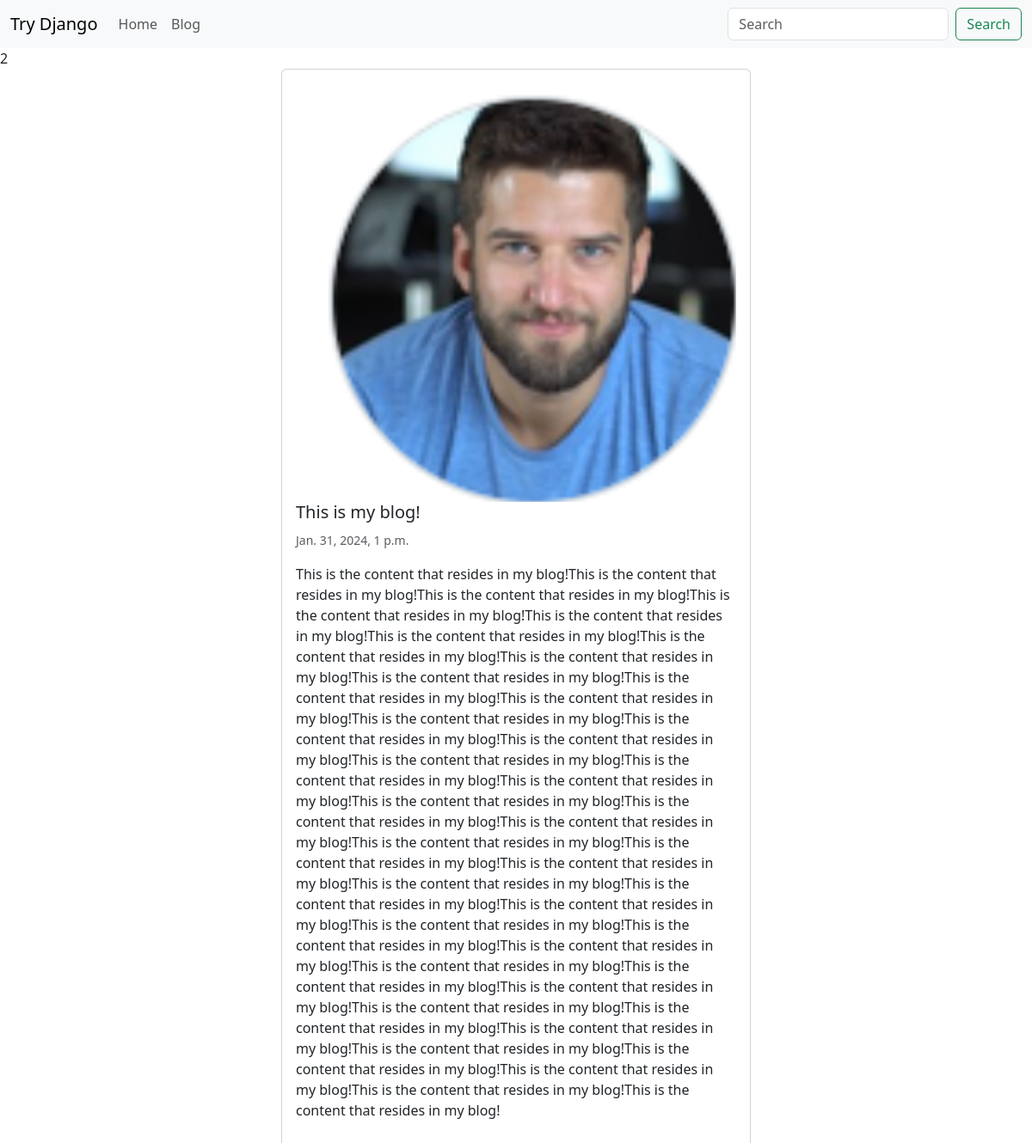
/blog/Home/, run on the app's committed database.
### blog/models.py (models this page shows, shortened)
class BlogPost(models.Model):
    user = models.ForeignKey(User, default=1, null=True, on_delete=models.SET_NULL)
    image = models.ImageField(upload_to='image/', null=True, blank=True)
    title = models.CharField(max_length=120)
    slug = models.SlugField(unique=True)
    content = models.TextField(null=True, blank=True)
    publish_date = models.DateTimeField(auto_now=False, auto_now_add=False, null=True, blank=True)
    timestamp = models.DateTimeField(auto_now_add=True)
    updated = models.DateTimeField(auto_now=True)
    objects = BlogPostManager()
    class Meta:
        ordering = ['-publish_date', '-updated', '-timestamp']
    def get_absolute_url(self):
        return f"/blog/{self.slug}/"

### blog/views.py (the view)
# urls.py: path('<str:slug>/',        blog_post_retrieve),
def blog_post_retrieve(request, slug):
    template_name   = "blog/retrieve.html"
    obj             = get_object_or_404(BlogPost, slug=slug)
    context         = {"object": obj}
    return render(request, template_name, context)

### blog/models.py (called while the page is built)
    def get_queryset(self):
        return BlogPostQuerySet(self.model, using=self._db)

### blog/templates/blog/retrieve.html (shortened to what this page needs)
{% extends "base.html" %}
{% block content %}
    <div class="row">
        {% include 'blog/list-inline.html' with blog_post=object detail=True %}
    </div>
{% endblock %}

### blog/templates/blog/list-inline.html (shortened to what this page needs)
<div class="col-12 col-md-6 mx-auto">
    <div class="card">
        <div class="card-body">
            {% if blog_post.image %}
                <a href="{{ blog_post.get_absolute_url }}">
                    <img src="{{ blog_post.image.url }}" class="card-img-top">
                </a>
            {% endif %}
            <h5 class="card-title">{{ blog_post.title }}</h5>
            <p class="card-text">
                <small class="text-muted">{{ blog_post.publish_date }}</small>
                {% if truncate %}
                    {{ blog_post.content|linebreaks|truncatewords:30 }}
                {% else %}
                    {{ blog_post.content|linebreaks }}
                {% endif %}
            </p>
        </div>
    </div>
</div>

### data on the page
BlogPost: image (picture), title "This is my blog!", publish_date "Jan. 31, 2024, 1 p.m.", content "This is the content that resides in my blog!This is the content that resides in my blog!This is the content that resides in my blog!This is the content that resides in my blog!This is the content that resides in my blog!This is the content that resides in my blog!This is the content that resides in my blog!This is the content that resides in my blog!This is the content that resides in my blog!This is the content that resides in my blog!This is the content that resides in my blog!This is the content that resides in my blog!This is the content that resides in my blog!This is the content that resides in my blog!This is the content that resides in my blog!This is the content that resides in my…"
